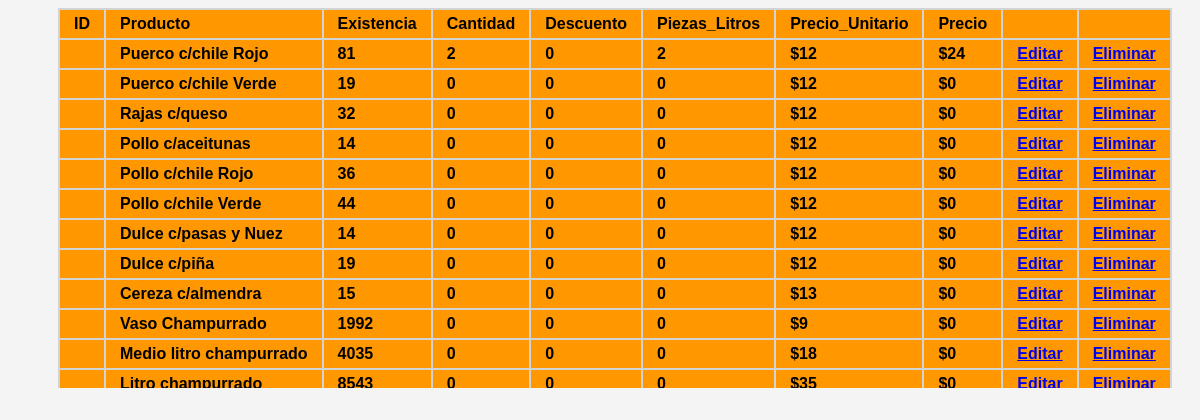
/admin/tablas/tablaNVadm.php, run on the app's committed database.
### tables this page shows
CREATE TABLE `nueva_venta` (
  `Producto` varchar(40) DEFAULT NULL,
  `Existencia` int(11) DEFAULT NULL,
  `Cantidad` int(11) DEFAULT NULL,
  `Descuento` varchar(10) DEFAULT NULL,
  `Piezas_Litros` int(11) DEFAULT NULL,
  `Precio_Unitario` varchar(20) DEFAULT NULL,
  `Precio` varchar(20) DEFAULT NULL
);

### admin/tablas/tablaNVadm.php (the view, shortened to what this page needs)
<?php
$servername = "127.0.0.1";
$username = "empleado1";
$password = "ChampuRRAD01";
$db_name = "fiesta_mx";
$conn = mysqli_connect($servername, $username, $password, $db_name);
$sql = "select * from nueva_venta";
$query = mysqli_query($conn,$sql);
?>
<!DOCTYPE html>
<html lang="en">
<head>
    <link href="css/style.css" rel="stylesheet">
    <link href="css/estilosTablas.css" rel="stylesheet">
</head>
<body>
    <section class="tProductos">
        <table class="table" style="width: auto;">
        <thead class="table-success table-striped" >
            <tr>
                <th>ID</th>
                <th>Producto</th>
                <th>Existencia</th>
                <th>Cantidad</th>
                <th>Descuento</th>
                <th>Piezas_Litros</th>
                <th>Precio_Unitario</th>
                <th>Precio</th>
                <th></th>
                <th></th>
            </tr>
        </thead>
        <tbody>
                <?php
                    while($row=mysqli_fetch_array($query)){
                ?>
                    <tr>
                        <th><?php  echo $row['id_NV']?></th>
                        <th><?php  echo $row['Producto']?></th>
                        <th><?php  echo $row['Existencia']?></th>
                        <th><?php  echo $row['Cantidad']?></th>
                        <th><?php  echo $row['Descuento']?></th>
                        <th><?php  echo $row['Piezas_Litros']?></th>
                        <th><?php  echo $row['Precio_Unitario']?></th>
                        <th><?php  echo $row['Precio']?></th>
                        <th><a href="../actualizar/actualizarNV.php?id=<?php echo $row['id_NV'] ?>" class="btn btn-info">Editar</a></th>
                        <th><a href="../actualizar/borrarNV.php?id=<?php echo $row['id_NV'] ?>" class="btn btn-danger">Eliminar</a></th>
                    </tr>
                <?php
                    }
                ?>
        </tbody>
        </table>
    </section>
</body>
</html>

### admin/tablas/css/style.css (style rules this page uses)
body { background:#f4f4f4; }

### admin/tablas/css/estilosTablas.css (style rules this page uses)
.tProductos { overflow:scroll; max-height:380px; width:auto; margin-left: 50px; }
.tProductos table { width:auto; background-color:lightgray; font-family: arial, sans-serif; text-align: left; }
th { background-color: #FF9800; padding: 5px 14px; }
tr:nth-child(1) { background-color: white; }
@media screen and (max-width: 1200px) { .tProductos { height:auto; } }

### data on the page
nueva_venta: Producto "Puerco c/chile Rojo", Existencia "81", Cantidad "2", Descuento "0", Piezas_Litros "2", Precio_Unitario "$12", Precio "$24"
nueva_venta: Producto "Puerco c/chile Verde", Existencia "19", Cantidad "0", Descuento "0", Piezas_Litros "0", Precio_Unitario "$12", Precio "$0"
nueva_venta: Producto "Rajas c/queso", Existencia "32", Cantidad "0", Descuento "0", Piezas_Litros "0", Precio_Unitario "$12", Precio "$0"
nueva_venta: Producto "Pollo c/aceitunas", Existencia "14", Cantidad "0", Descuento "0", Piezas_Litros "0", Precio_Unitario "$12", Precio "$0"
nueva_venta: Producto "Pollo c/chile Rojo", Existencia "36", Cantidad "0", Descuento "0", Piezas_Litros "0", Precio_Unitario "$12", Precio "$0"
nueva_venta: Producto "Pollo c/chile Verde", Existencia "44", Cantidad "0", Descuento "0", Piezas_Litros "0", Precio_Unitario "$12", Precio "$0"
nueva_venta: Producto "Dulce c/pasas y Nuez", Existencia "14", Cantidad "0", Descuento "0", Piezas_Litros "0", Precio_Unitario "$12", Precio "$0"
nueva_venta: Producto "Dulce c/piña", Existencia "19", Cantidad "0", Descuento "0", Piezas_Litros "0", Precio_Unitario "$12", Precio "$0"
nueva_venta: Producto "Cereza c/almendra", Existencia "15", Cantidad "0", Descuento "0", Piezas_Litros "0", Precio_Unitario "$13", Precio "$0"
nueva_venta: Producto "Vaso Champurrado", Existencia "1992", Cantidad "0", Descuento "0", Piezas_Litros "0", Precio_Unitario "$9", Precio "$0"
nueva_venta: Producto "Medio litro champurrado", Existencia "4035", Cantidad "0", Descuento "0", Piezas_Litros "0", Precio_Unitario "$18", Precio "$0"
nueva_venta: Producto "Litro champurrado", Existencia "8543", Cantidad "0", Descuento "0", Piezas_Litros "0", Precio_Unitario "$35", Precio "$0"
